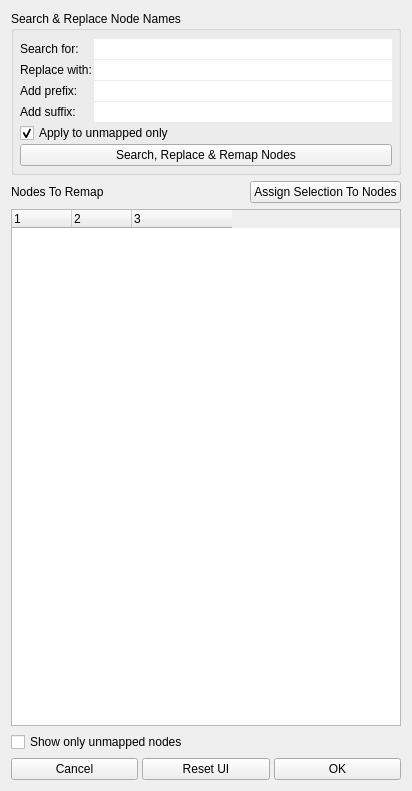
<?xml version="1.0" encoding="UTF-8"?>
<ui version="4.0">
 <class>RemapUI</class>
 <widget class="QWidget" name="RemapUI">
  <property name="geometry">
   <rect>
    <x>0</x>
    <y>0</y>
    <width>412</width>
    <height>791</height>
   </rect>
  </property>
  <property name="windowTitle">
   <string>Deformer Remap UI</string>
  </property>
  <layout class="QVBoxLayout" name="verticalLayout_4" stretch="0,0,0,0,0">
   <item>
    <widget class="QGroupBox" name="groupBox">
     <property name="title">
      <string>Search &amp;&amp; Replace Node Names</string>
     </property>
     <property name="flat">
      <bool>true</bool>
     </property>
     <layout class="QVBoxLayout" name="verticalLayout_3">
      <property name="leftMargin">
       <number>6</number>
      </property>
      <property name="topMargin">
       <number>8</number>
      </property>
      <property name="rightMargin">
       <number>6</number>
      </property>
      <property name="bottomMargin">
       <number>6</number>
      </property>
      <item>
       <layout class="QGridLayout" name="gridLayout">
        <property name="horizontalSpacing">
         <number>2</number>
        </property>
        <property name="verticalSpacing">
         <number>1</number>
        </property>
        <item row="2" column="0">
         <widget class="QLabel" name="prefixLabel">
          <property name="text">
           <string>Add prefix:</string>
          </property>
         </widget>
        </item>
        <item row="2" column="1">
         <widget class="QLineEdit" name="prefixLine">
          <property name="frame">
           <bool>false</bool>
          </property>
         </widget>
        </item>
        <item row="1" column="1">
         <widget class="QLineEdit" name="replaceLine">
          <property name="frame">
           <bool>false</bool>
          </property>
         </widget>
        </item>
        <item row="3" column="1">
         <widget class="QLineEdit" name="suffixLine">
          <property name="frame">
           <bool>false</bool>
          </property>
         </widget>
        </item>
        <item row="0" column="1">
         <widget class="QLineEdit" name="searchLine">
          <property name="frame">
           <bool>false</bool>
          </property>
         </widget>
        </item>
        <item row="1" column="0">
         <widget class="QLabel" name="replaceLabel">
          <property name="text">
           <string>Replace with:</string>
          </property>
         </widget>
        </item>
        <item row="0" column="0">
         <widget class="QLabel" name="searchLabel">
          <property name="text">
           <string>Search for:</string>
          </property>
         </widget>
        </item>
        <item row="5" column="0" colspan="2">
         <widget class="QPushButton" name="remapBtn">
          <property name="text">
           <string>Search, Replace &amp;&amp; Remap Nodes</string>
          </property>
         </widget>
        </item>
        <item row="3" column="0">
         <widget class="QLabel" name="suffixLabel">
          <property name="text">
           <string>Add suffix:</string>
          </property>
         </widget>
        </item>
        <item row="4" column="0" colspan="2">
         <widget class="QCheckBox" name="mode_chx">
          <property name="text">
           <string>Apply to unmapped only</string>
          </property>
          <property name="checked">
           <bool>true</bool>
          </property>
         </widget>
        </item>
       </layout>
      </item>
     </layout>
    </widget>
   </item>
   <item>
    <layout class="QHBoxLayout" name="horizontalLayout" stretch="1,0">
     <item>
      <widget class="QLabel" name="label">
       <property name="font">
        <font>
         <weight>50</weight>
         <bold>false</bold>
        </font>
       </property>
       <property name="text">
        <string>Nodes To Remap</string>
       </property>
      </widget>
     </item>
     <item>
      <widget class="QPushButton" name="pushButton">
       <property name="text">
        <string>Assign Selection To Nodes</string>
       </property>
      </widget>
     </item>
    </layout>
   </item>
   <item>
    <widget class="QTreeWidget" name="node_tree">
     <property name="alternatingRowColors">
      <bool>true</bool>
     </property>
     <property name="selectionMode">
      <enum>QAbstractItemView::ExtendedSelection</enum>
     </property>
     <property name="selectionBehavior">
      <enum>QAbstractItemView::SelectRows</enum>
     </property>
     <property name="columnCount">
      <number>3</number>
     </property>
     <attribute name="headerVisible">
      <bool>true</bool>
     </attribute>
     <attribute name="headerDefaultSectionSize">
      <number>60</number>
     </attribute>
     <attribute name="headerMinimumSectionSize">
      <number>60</number>
     </attribute>
     <attribute name="headerStretchLastSection">
      <bool>false</bool>
     </attribute>
     <attribute name="headerDefaultSectionSize">
      <number>60</number>
     </attribute>
     <attribute name="headerVisible">
      <bool>true</bool>
     </attribute>
     <attribute name="headerMinimumSectionSize">
      <number>60</number>
     </attribute>
     <attribute name="headerStretchLastSection">
      <bool>false</bool>
     </attribute>
     <column>
      <property name="text">
       <string notr="true">1</string>
      </property>
     </column>
     <column>
      <property name="text">
       <string notr="true">2</string>
      </property>
     </column>
     <column>
      <property name="text">
       <string notr="true">3</string>
      </property>
     </column>
    </widget>
   </item>
   <item>
    <widget class="QCheckBox" name="filter_chx">
     <property name="text">
      <string>Show only unmapped nodes</string>
     </property>
    </widget>
   </item>
   <item>
    <layout class="QHBoxLayout" name="horizontalLayout_2">
     <property name="spacing">
      <number>4</number>
     </property>
     <item>
      <widget class="QPushButton" name="cancelBtn">
       <property name="text">
        <string>Cancel</string>
       </property>
      </widget>
     </item>
     <item>
      <widget class="QPushButton" name="reloadBtn">
       <property name="text">
        <string>Reset UI</string>
       </property>
      </widget>
     </item>
     <item>
      <widget class="QPushButton" name="okBtn">
       <property name="styleSheet">
        <string notr="true"/>
       </property>
       <property name="text">
        <string>OK</string>
       </property>
      </widget>
     </item>
    </layout>
   </item>
  </layout>
 </widget>
 <tabstops>
  <tabstop>searchLine</tabstop>
  <tabstop>replaceLine</tabstop>
  <tabstop>prefixLine</tabstop>
  <tabstop>suffixLine</tabstop>
  <tabstop>remapBtn</tabstop>
  <tabstop>node_tree</tabstop>
  <tabstop>filter_chx</tabstop>
  <tabstop>cancelBtn</tabstop>
  <tabstop>reloadBtn</tabstop>
  <tabstop>okBtn</tabstop>
 </tabstops>
 <resources/>
 <connections/>
</ui>
